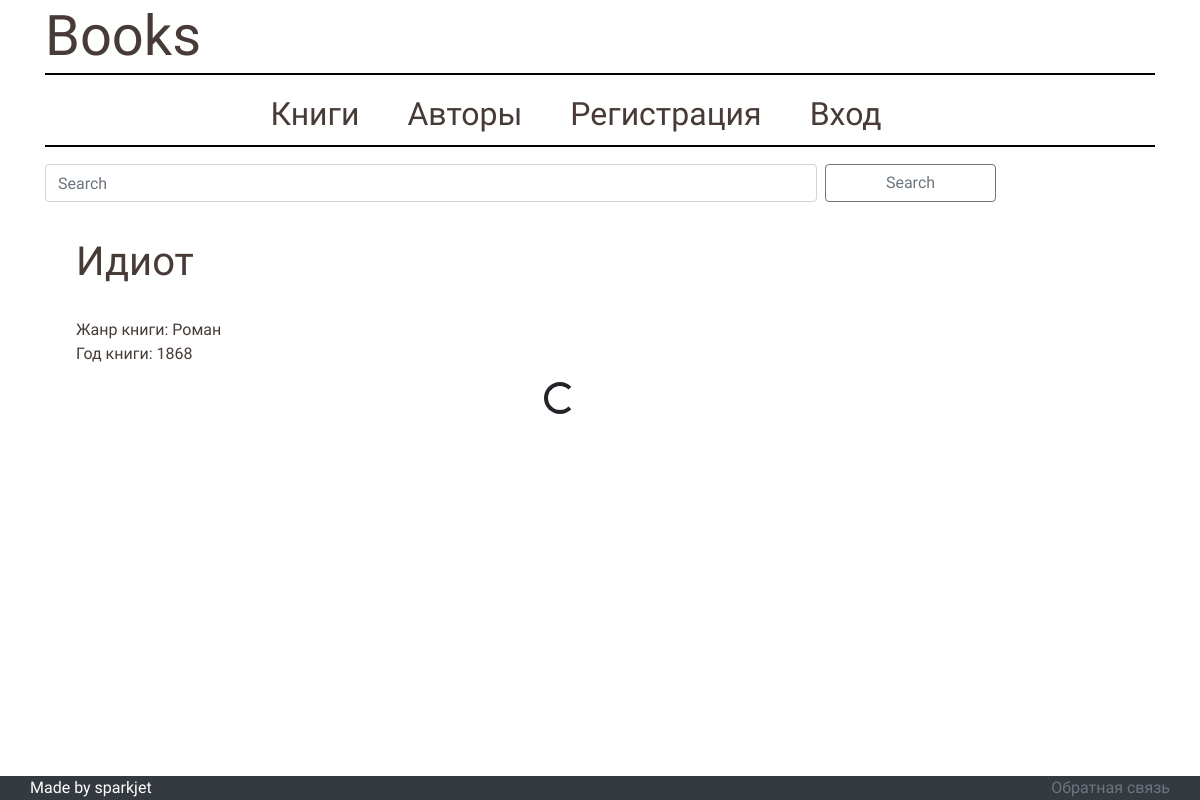
The page /books/ on the database as committed earlier.
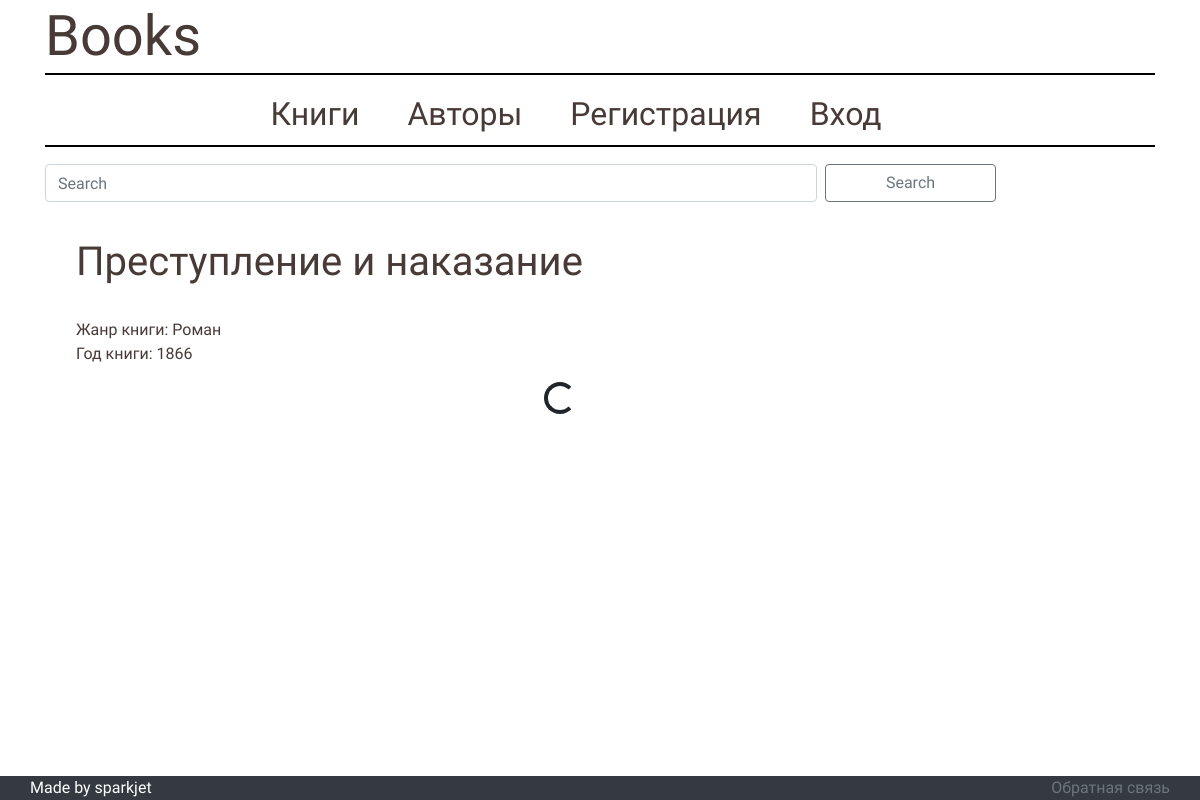
The same page on the database as committed later.
### bookapp/models.py (models this page shows, shortened)
class Book(models.Model):
	book_autor = models.ForeignKey(Autor, on_delete=models.SET_NULL, null=True)
	book_autor_info = models.CharField(max_length=303)
	book_name = models.CharField(max_length=2**10)
	book_genre = models.CharField(max_length=32)
	book_picture = models.ImageField(upload_to='bookapp/static/bookapp/pictures', default='bookapp/static/bookapp/pictures/undefiend.png')
	book_year = models.PositiveSmallIntegerField(
			validators=[
				MaxValueValidator(
					datetime.now().year,
					'Год должен быть не больше чем тукущий'
				)
			]
		)
	book_description = models.TextField()

### bookapp/views.py (the view)
# urls.py: path('books/', views.BooksView.as_view(), name='books'),
class BooksView(ListView):
	model = Book
	paginate_by = 1
	context_object_name = 'books_list'
	template_name = 'bookapp/books.html'
	def get_queryset(self):
		search_context = self.request.GET.get('search', None)
		books = Book.objects.order_by('book_year')
		if search_context:
			books = Book.objects.filter(
				Q(book_name__icontains=search_context) |
				Q(book_description__icontains=search_context)
			)
		return books
	def get_context_data(self, **kwargs):
		context = super().get_context_data(**kwargs)
		if search_context := self.request.GET.get('search', None) :
			context['search_context'] = search_context
		return context

### bookapp/templates/bookapp/books.html (shortened to what this page needs)
{% extends "bookapp/primary_pattern.html" %}
{% load static %}
{% block page_config %}
	<link rel="stylesheet" type="text/css" href="{% static 'bookapp/styles_for_books.css' %}">
{% endblock page_config %}
{% block content %}
	<div class="booklist">
		<form class="form-inline my-2 row" method="GET" action="{% url 'bookapp:books' %}">
      		<input class="form-control mr-sm-2 col-9" type="text" placeholder="Search" aria-label="Search" name="search" value="{{search_context}}">
      		<button class="btn btn-outline-secondary my-2 my-sm-0 col-2" type="submit">Search</button>
    	</form>
	{% if books_list %}
		<div class="infinite-container">
		{% for book in books_list %}
		<a href="{% url 'bookapp:particular_book' book.pk %}" class="book-wrapper infinite-item">
			<div class="book">
				<h1 class="book-title">{{ book.book_name }}</h1><br>
				<span class="book-genre">Жанр книги: {{ book.book_genre }}</span><br>
				<span class="book-year">Год книги: {{ book.book_year }}</span>
			</div>
		</a>
		{% endfor %}
		</div>
		<div class="d-flex justify-content-center" style="display:none;">
			<div class="spinner-border" role="status">
			</div>
		</div>
	{% else %}
		<p>No books are available.</p>
	{% endif %}
	</div>
{% endblock content %}

Rows that differ between the two databases and show on the page:
no longer on this page (row unchanged): Book: book_name "Идиот", book_genre "Роман", book_year "1868"
added Book: book_name "Преступление и наказание", book_genre "Роман", book_year "1866"
